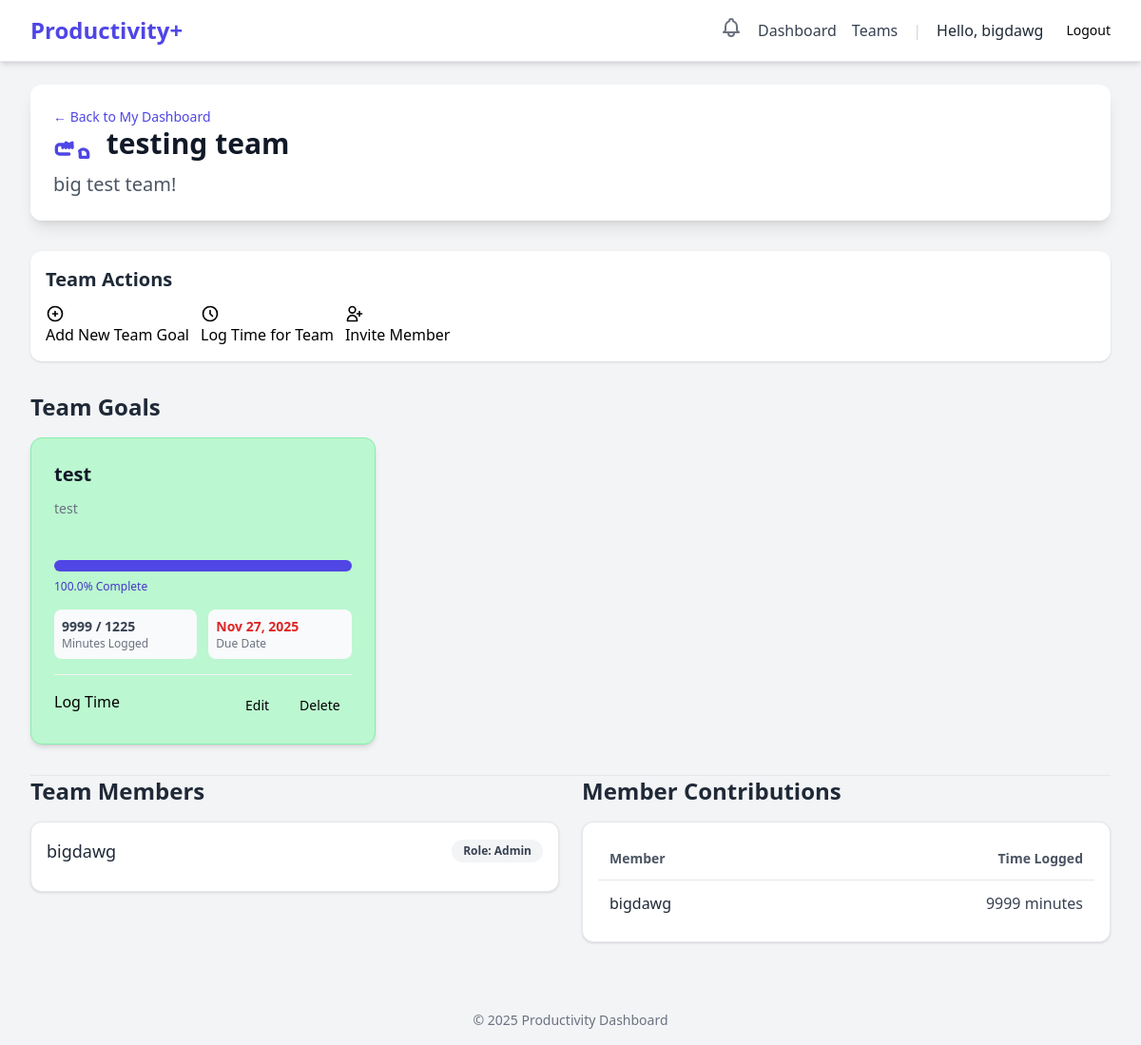
Before: /teams/2/ (signed in) with the older database file.
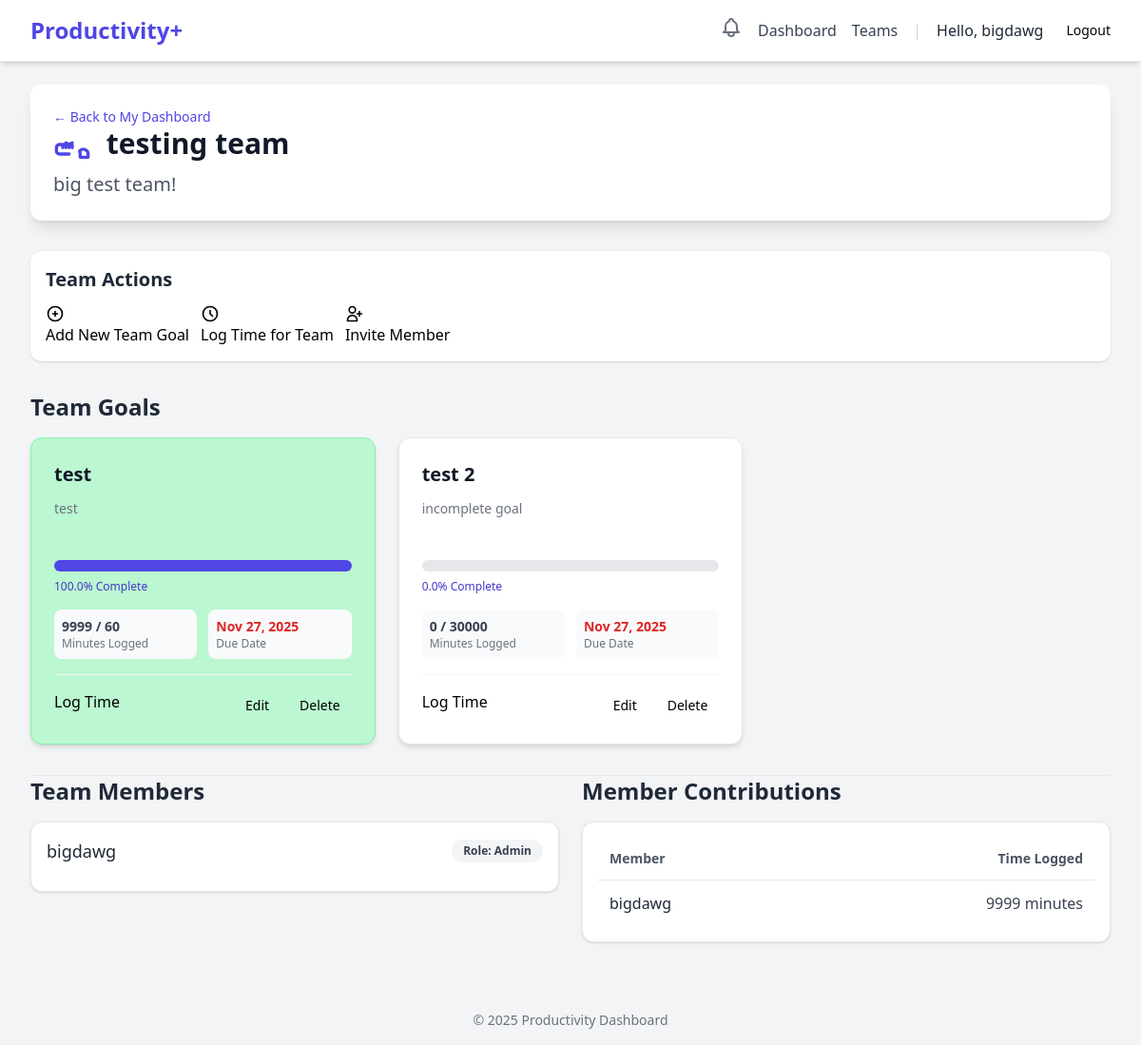
After: the same page with the newer database file.
### teams/models.py (models this page shows, shortened)
class TeamGoal(BaseGoal):
    team = models.ForeignKey(
        Team,
        on_delete=models.CASCADE,
        related_name='team_goals'
    )
    class Meta:
        db_table = 'teams_teamgoal'

class TeamMember(models.Model):
    class Role(models.TextChoices):
        MEMBER = 'MEMBER', 'Member'
        ADMIN = 'ADMIN', 'Admin' # Or 'Leader'
    user = models.ForeignKey(settings.AUTH_USER_MODEL, on_delete=models.CASCADE)
    team = models.ForeignKey(Team, on_delete=models.CASCADE)
    role = models.CharField(max_length=50, choices=Role.choices, default=Role.MEMBER)
    created_at = models.DateTimeField(auto_now_add=True)
    class Meta:
        unique_together = ('user', 'team')

### users/models.py (models this page shows, shortened)
class CustomUser(AbstractUser):
    class Role(models.TextChoices):
        USER = 'USER', 'User'
        ADMIN = 'ADMIN', 'Admin'
    role = models.CharField(max_length=50, choices=Role.choices, default=Role.USER)
    email = models.EmailField(unique=True)
    created_at = models.DateTimeField(auto_now_add=True)

### teams/views.py (the view)
# urls.py: path('<int:team_id>/', views.team_dashboard_view, name='team_dashboard'),
@login_required
def team_dashboard_view(request, team_id):
    team = get_object_or_404(Team, pk=team_id)
    current_user_role = TeamMember.Role.MEMBER # Default to Member
    try:
        member_instance = TeamMember.objects.get(
            user=request.user,
            team=team
        )
        current_user_role = member_instance.role # Set the actual role (MEMBER or ADMIN)
    except TeamMember.DoesNotExist:
        messages.error(request, "You are not an active member of this team.")
        return redirect('dashboard:dashboard_view')
    team_members = TeamMember.objects.filter(team=team).select_related('user')
    team_goals_query = TeamGoal.objects.filter(team=team).annotate(
        logged_minutes=Coalesce(Sum('time_logs__minutes'), 0)
    ).order_by('end_date')
    team_goals_with_progress = []
    for goal in team_goals_query:
        percentage = 0
        target = goal.target_minutes
        logged = goal.logged_minutes
        if target > 0:
            percentage = min(100, int((logged / target)* 100))
        else:
            percentage = 0
        team_goals_with_progress.append({
            'goal': goal,
            'logged_minutes': logged,
            'target_minutes': target,
            'percentage': percentage,
        })
    member_contributions = TeamTimeLog.objects.filter(
        goal__team=team
    ).values(
        'user__username'  # Group by username
    ).annotate(
        total_minutes=Sum('minutes')
    ).order_by(
        '-total_minutes'  # Show top contributors first
    )
    context = {
        'page_title': team.team_name,
        'team': team,
        'current_user_role': current_user_role,
        'team_members': team_members, # From your existing code
        'team_goals_list': team_goals_with_progress,
        'member_contributions': member_contributions,
    }
    return render(request, 'teams/team_dashboard.html', context)

### dashboard/models.py (called while the page is built)
    @property
    def target_minutes(self):
        if self.target_time:
            return int(self.target_time.total_seconds() / 60)
        return 0

### users/context_processors.py (called while the page is built)
def unread_notifications(request):
    if request.user.is_authenticated:
        notifications = Notification.objects.filter(
            user=request.user,
            is_read=False
        )
        return {
            'unread_notifications': notifications,
            'unread_notification_count': notifications.count()
        }
    return {}

### templates/teams/team_dashboard.html (shortened to what the changed rows need)
{% extends "base.html" %}
{% load static %}
{% block content %}
<div class="max-w-7xl mx-auto py-6 sm:px-6 lg:px-8">
    <div class="dashboard-header mb-8 p-6 bg-white rounded-xl shadow-lg">
        <h2 class="text-3xl font-extrabold text-gray-900">
            {{ team.team_name }}
        </h2>
    </div>
    <div class="active-goals-section mb-8">
        {% if team_goals_list %}
            <div class="grid grid-cols-1 md:grid-cols-2 lg:grid-cols-3 gap-6">
                {% for item in team_goals_list %}
                <div class="goal-card  p-6 rounded-xl border shadow-md {% if item.percentage >= 100 %}bg-green-200 border-green-300{%else %}bg-white border-gray-200{% endif %} ">
                    <a href="{% url 'teams:team_goal_detail' team_id=team.id goal_id=item.goal.id %}" class="block hover:text-indigo-600">
                        <h4 class="text-xl font-semibold text-gray-900 mb-3">{{ item.goal.title }}</h4>
                    </a>
                    <p class="text-sm text-gray-500 mb-4 h-12 overflow-hidden">{{ item.goal.description|truncatechars:80 }}</p>
                    <div class="progress-bar-container w-full bg-gray-200 rounded-full h-3 mb-2">
                        <div class="progress-bar h-3 rounded-full bg-indigo-600" style="width: {{ item.percentage }}%; max-width: 100%;"></div>
                    </div>
                    <p class="text-xs font-medium text-indigo-700 mb-4">{{ item.percentage|floatformat:1 }}% Complete</p>
                    <div class="grid grid-cols-2 gap-3 mb-4 text-sm text-gray-700">
                        <div class="p-2 bg-gray-50 rounded-lg">
                            <span class="block font-bold">{{ item.logged_minutes }} / {{ item.target_minutes }}</span>
                            <span class="block text-xs text-gray-500">Minutes Logged</span>
                        </div>
                        <div class="p-2 bg-gray-50 rounded-lg">
                            <span class="block font-bold text-red-600">{{ item.goal.end_date|date:"M d, Y" }}</span>
                            <span class="block text-xs text-gray-500">Due Date</span>
                        </div>
                    </div>
                    <div class="flex flex-wrap gap-2 pt-4 border-t border-gray-100">
                        <a href="{% url 'teams:team_time_log_create' team_id=team.id goal_id=item.goal.id %}" class="button button-log flex-1">Log Time</a>
                        {% if current_user_role == 'ADMIN' %}
                        <a href="{% url 'teams:team_goal_edit' team_id=team.id goal_id=item.goal.id %}" class="button button-secondary px-3 py-1.5 text-sm">
                            Edit
                        </a>
                        <a href="{% url 'teams:team_goal_delete' team_id=team.id goal_id=item.goal.id %}" class="button button-danger px-3 py-1.5 text-sm">
                            Delete
                        </a>
                        {% endif %}
                    </div>
                </div>
                {% endfor %}
            </div>
        {% endif %}
    </div>
    <div class="grid grid-cols-1 lg:grid-cols-2 gap-6">
        <div class="teams-section">
            <ul class="space-y-3 p-4 bg-white rounded-xl shadow border border-gray-200">
            {% for member in team_members %}
                <li class="flex justify-between items-center border-b pb-3 last:border-b-0">
                    <span class="text-lg font-medium text-gray-800">
                        {{ member.user.username }}
                    </span>
                    <span class="px-3 py-1 text-xs font-semibold rounded-full bg-gray-100 text-gray-700">
                        Role: {{ member.get_role_display }}
                    </span>
                </li>
            {% empty %}
                <li class="text-gray-500">This team has no members.</li>
            {% endfor %}
            </ul>
        </div>
        <div class="teams-section">
            <div class="p-4 bg-white rounded-xl shadow border border-gray-200 overflow-x-auto">
                <table class="w-full min-w-full text-left">
                    <thead>
                        <tr class="border-b border-gray-200">
                            <th class="p-3 text-sm font-semibold text-gray-600">Member</th>
                            <th class="p-3 text-sm font-semibold text-gray-600 text-right">Time Logged</th>
                        </tr>
                    </thead>
                    <tbody>
                    {% for contrib in member_contributions %}
                        <tr class="border-b border-gray-100 last:border-b-0">
                            <td class="p-3 font-medium text-gray-800">{{ contrib.user__username }}</td>
                            <td class="p-3 text-gray-700 text-right">{{ contrib.total_minutes }} minutes</td>
                        </tr>
                    {% empty %}
                        <tr>
                            <td colspan="2" class="p-3 text-gray-500">No time has been logged yet.</td>
                        </tr>
                    {% endfor %}
                    </tbody>
                </table>
            </div>
        </div>
    </div>
</div>
{% endblock %}

### templates/base.html (shortened to what this page needs)
{% load static %}
<!DOCTYPE html>
<html lang="en">
<head>
    <script src="https://cdn.tailwindcss.com"></script>
</head>
<body class="bg-gray-100 font-sans">
    <nav class="bg-white shadow-md border-b border-gray-200">
        <div class="max-w-7xl mx-auto px-4 sm:px-6 lg:px-8">
            <div class="flex justify-between items-center h-16">
                <div class="flex-shrink-0">
                    <a href="{% url 'index' %}" class="text-2xl font-bold text-indigo-600">Productivity+</a>
                </div>
                <div class="flex items-center space-x-4">
                    {% if user.is_authenticated %}
                    <div class="relative">
                        <button id="notification-bell" class="text-gray-500 hover:text-gray-700">
                        </button>
                        </div>
                        <a href="{% url 'dashboard:dashboard_view' %}" class="text-gray-700 hover:text-indigo-600">Dashboard</a>
                        <a href="{% url 'teams:team_list' %}" class="text-gray-700 hover:text-indigo-600">Teams</a>
                        <span class="text-gray-300">|</span>
                        <span class="text-gray-800 font-medium">Hello, {{ user.username }}</span>
                        <form method="post" action="{% url 'logout' %}" class="flex items-center">
                            <button type="submit" class="ml-2 button button-secondary-danger text-sm">
                                Logout
                            </button>
                        </form>
                    {% else %}
                        <a href="{% url 'login' %}" class="button button-primary">Login</a>
                        <a href="{% url 'register' %}" class="button button-secondary">Sign Up</a>
                    {% endif %}
                </div>
            </div>
        </div>
    </nav>
    <main>
        {% block content %}
        {% endblock %}
    </main>
    <footer class="text-center py-4 mt-8 text-gray-500 text-sm">
        &copy; {% now "Y" %} Productivity Dashboard
    </footer>
</body>
</html>

Changed rows visible on the page:
changed TeamGoal "test": target_minutes "1225" → "60"
added TeamGoal: goal "test 2", goal.description "incomplete goal", percentage "0.0", logged_minutes "0", target_minutes "30000", goal.end_date "Nov 27, 2025"
